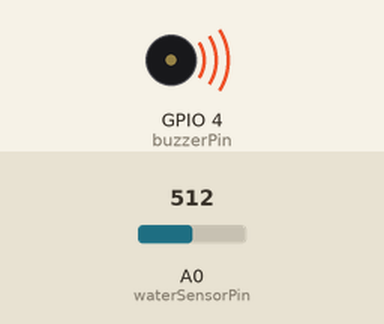
Bench run of a sketch on a simulated ESP8266 (NodeMCU). On the bench: buzzer (waves = sounding, pin HIGH). The inputs (shaded band) are chosen by the test bench; at power-on: A0 (waterSensorPin) = 512. What the sketch prints to the serial monitor is not drawn.

Above: at 1.2 s.
1.3 s: A0 (waterSensorPin) set to 306
At 2.5 s:
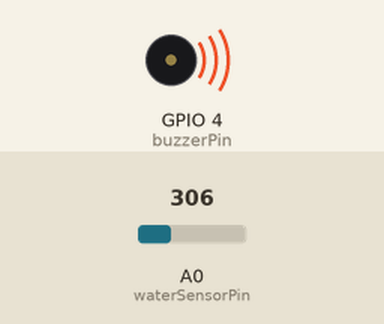
2.8 s: A0 (waterSensorPin) set to 122
At 3.8 s:
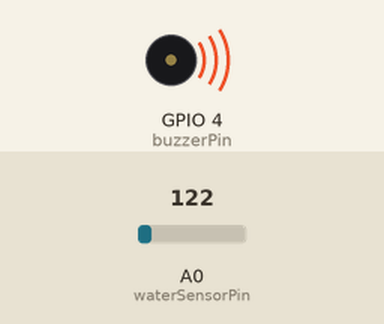
4.3 s: A0 (waterSensorPin) set to 0
At 5.0 s:
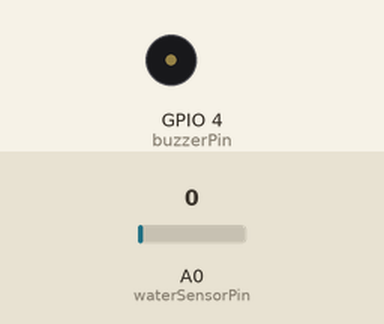
Timing chart, 0 to 7.3 s (numbered marks = the images above; inputs shaded):
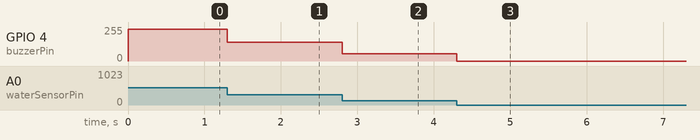

Measured:
- after the input at 1.3 s, GPIO 4 (buzzerPin): 237/255 → 141/255 at once
- after the input at 2.8 s, GPIO 4 (buzzerPin): 141/255 → 56/255 at once
- after the input at 4.3 s, GPIO 4 (buzzerPin): 56/255 → 0/255 at once

The sketch:

WaterLevelSensor.ino
```cpp
// Authored by Arash Harirpoosh - 9731505

#define waterSensorPin A0   // ESP8266 Analog Pin ADC0 = A0
const int buzzerPin = 4;    // PWM pin number
int waterSensorValue;


void setup() {
  // put your setup code here, to run once:
  Serial.begin(115200);           // Set the baud rate (115200 bits per second) of the Serial Monitor
  pinMode(buzzerPin, OUTPUT);     // Initialize GPIO5 pin as an output
  pinMode(waterSensorPin, INPUT); // Initialize A0 pin as an input
  analogWriteRange(550);          // Change the range of PWM from the default value (1024) to 550

}

void loop() {
  // put your main code here, to run repeatedly:
  waterSensorValue = analogRead(waterSensorPin);       // Read the value of the water sensor and store it in 'waterSensorValue'
  Serial.println(waterSensorValue);                    // Print the value of the 'waterSensorValue' in the Serial Monitor
  analogWrite(buzzerPin, waterSensorValue);            // Set the duty cycle of the water sensor


}
```
